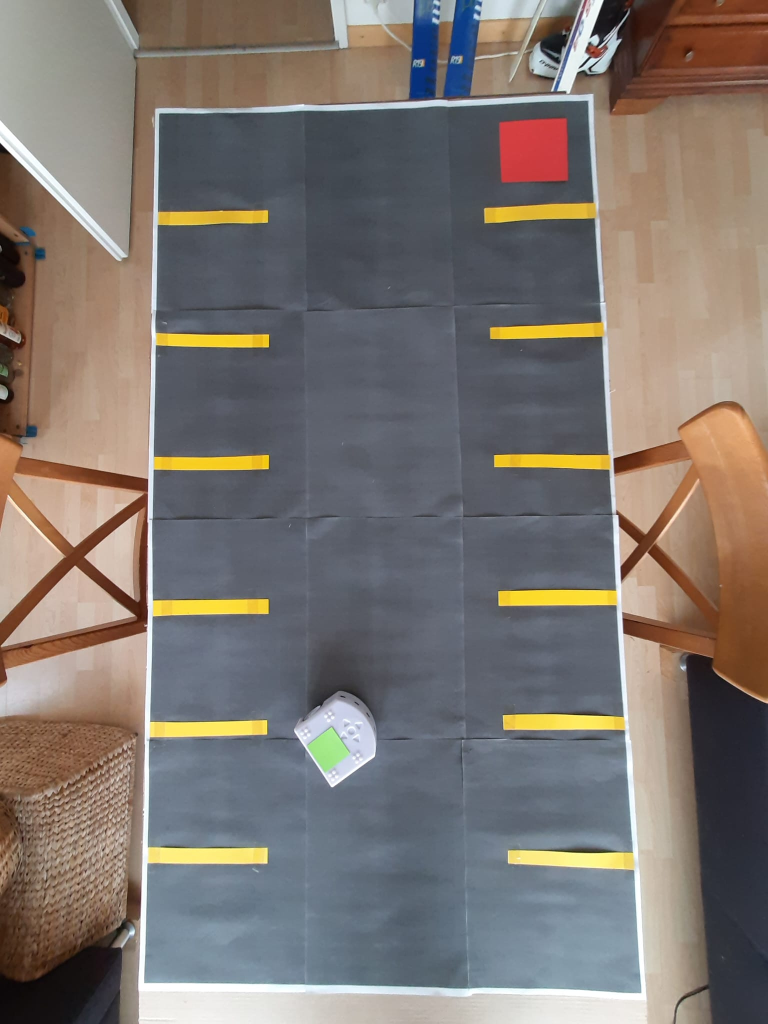
#> input picture autre/test.jpeg, 1536 x 2048 px, given in place of the camera (shown at 1/2 size)
$ python main.py
#> lines starting #> are read from the running program, lines starting #| are printed output that depends on the picture; after the words box and inside, x2 and y2 are one past the last pixel; in counts of white or black regions, pixels touching at a corner belong together
### parking_segmentation.py
from __future__ import print_function
import cv2 as cv
import argparse
import numpy as np

max_value = 255
max_value_H = 360//2
low_H = 0
low_S = 0
low_V = 0
high_H = max_value_H
high_S = max_value
high_V = max_value
kernel_size = 3

window_detection_name = 'Parking Detection'
low_H_name = 'Low H'
low_S_name = 'Low S'
low_V_name = 'Low V'
high_H_name = 'High H'
high_S_name = 'High S'
high_V_name = 'High V'

## [HSV settings for mask]
# [50 lines left out: functions on_low_H_thresh_trackbar, on_high_H_thresh_trackbar, on_low_S_thresh_trackbar, on_high_S_thresh_trackbar, on_low_V_thresh_trackbar, on_high_V_thresh_trackbar and 1 more, not called in this run]
## [kernel settings for mask]

## [rescale frame to speed up computation]
def rescale_frame(frame, scale_percent):
    width = int(frame.shape[1] * scale_percent / 100)
    height = int(frame.shape[0] * scale_percent / 100)
    dsize = (width, height)
    return cv.resize(frame, dsize)
## [rescale frame to speed up computation]

## [functions for homomorphy]
def order_points(pts):
    '''Rearrange coordinates to order:
      top-left, top-right, bottom-right, bottom-left'''
    rect = np.zeros((4, 2), dtype='float32')
    pts = np.array(pts)
    # Make sure contours array is 2d
    pts = np.squeeze(pts)
    s = pts.sum(axis=1)
    # Top-left point will have the smallest sum.
    rect[0] = pts[np.argmin(s)]
    # Bottom-right point will have the largest sum.
    rect[2] = pts[np.argmax(s)]

    diff = np.diff(pts, axis=1)
    # Top-right point will have the smallest difference.
    rect[1] = pts[np.argmin(diff)]
    # Bottom-left will have the largest difference.
    rect[3] = pts[np.argmax(diff)]
    # return the ordered coordinates
    return rect.astype('int')

def find_dest(pts):
    (tl, tr, br, bl) = pts
    # Finding the maximum width.
    widthA = np.sqrt(((br[0] - bl[0]) ** 2) + ((br[1] - bl[1]) ** 2))
    widthB = np.sqrt(((tr[0] - tl[0]) ** 2) + ((tr[1] - tl[1]) ** 2))
    maxWidth = max(int(widthA), int(widthB))

    # Finding the maximum height.
    heightA = np.sqrt(((tr[0] - br[0]) ** 2) + ((tr[1] - br[1]) ** 2))
    heightB = np.sqrt(((tl[0] - bl[0]) ** 2) + ((tl[1] - bl[1]) ** 2))
    maxHeight = max(int(heightA), int(heightB))
    # Final destination co-ordinates.
    destination_corners = [[0, 0], [maxWidth, 0], [maxWidth, maxHeight], [0, maxHeight]]

    return order_points(destination_corners)
## [functions for homomorphy]

def set_parking_limits(camera_device):
#> called with camera_device = 0
    global low_H, high_H, low_S, high_S, low_V, high_V, kernel_size

    ## [cap]
    cap = cv.VideoCapture(camera_device)
    ## [cap]

    ## [window]
    cv.namedWindow(window_detection_name)
    ## [window]

    ## [trackbar]
    cv.createTrackbar(low_H_name, window_detection_name , low_H, max_value_H, on_low_H_thresh_trackbar)
    cv.createTrackbar(high_H_name, window_detection_name , high_H, max_value_H, on_high_H_thresh_trackbar)
    cv.createTrackbar(low_S_name, window_detection_name , low_S, max_value, on_low_S_thresh_trackbar)
    cv.createTrackbar(high_S_name, window_detection_name , high_S, max_value, on_high_S_thresh_trackbar)
    cv.createTrackbar(low_V_name, window_detection_name , low_V, max_value, on_low_V_thresh_trackbar)
    cv.createTrackbar(high_V_name, window_detection_name , high_V, max_value, on_high_V_thresh_trackbar)
    cv.createTrackbar("Kernel Size", window_detection_name, kernel_size, 10, kernel_size_trackbar)
    ## [trackbar]

    while True:
        success, frame = cap.read()
#> frame is the input picture: shape (2048, 1536, 3); mean B, G, R 112, 117.1, 124.8
        if frame is None:
            break

        ## [rescaling]
        scale_percent = 50
        frame = rescale_frame(frame, scale_percent)
#> in rescale_frame, `return cv.resize(frame, dsize)`:
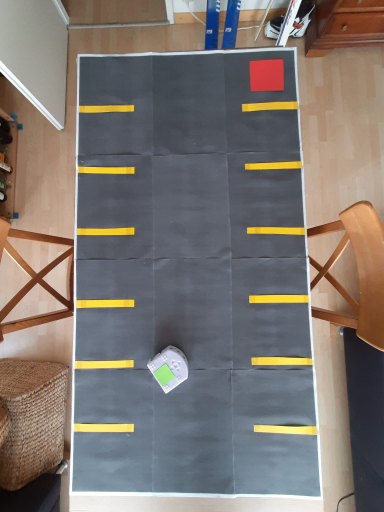
#> returned value: shape (1024, 768, 3) (shown at 1/2 size); mean of channels 0, 1, 2 112.1, 117.3, 124.9; drawn as B, G, R
        ## [rescaling]

        ## [HSV thresholding]
        frame_HSV = cv.cvtColor(frame, cv.COLOR_BGR2HSV)
#> frame_HSV: shape (1024, 768, 3); mean H, S, V 68.7, 61.8, 135.4
        frame_threshold = cv.inRange(frame_HSV, (low_H, low_S, low_V), (high_H, high_S, high_V))
#> frame_threshold: shape (1024, 768); every value is 255
        ## [HSV thresholding]

        ## [Mathematical morphology erosion]
        kernel = np.ones((kernel_size, kernel_size), np.uint8)
        mask = cv.erode(frame_threshold, kernel)
        ## [Mathematical morphology erosion]

        ## [Contours detection and homography]
        contours, _ = cv.findContours(mask, cv.RETR_TREE, cv.CHAIN_APPROX_SIMPLE)
#> contours = [[[0, 0], [0, 1023], [767, 1023], [767, 0]]]
        cnt = max(contours, key=cv.contourArea)
#> cnt = [[0, 0], [0, 1023], [767, 1023], [767, 0]]
        x, y, w, h = cv.boundingRect(cnt)
#> x = 0; y = 0; w = 768; h = 1024
        cv.rectangle(frame,(x, y),(x + w, y + h),(0, 255, 0), 2)
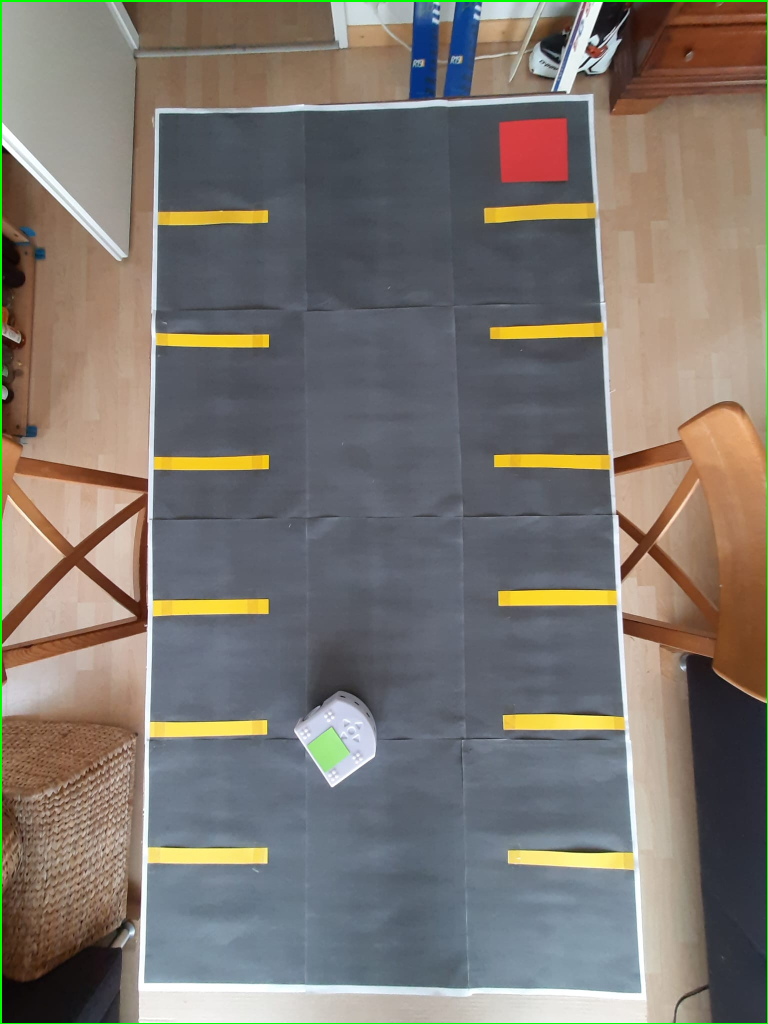
#> frame: shape (1024, 768, 3); 0.68% of pixels changed, all inside (x1, y1, x2, y2) = (0, 0, 768, 1024)

        corners = order_points(cnt)
#> in order_points, `pts = np.array(pts)`: pts = [[0, 0], [0, 1023], [767, 1023], [767, 0]]
#> in order_points, `s = pts.sum(axis=1)`: s = [0, 1023, 1790, 767]
#> in order_points, `diff = np.diff(pts, axis=1)`: diff = [0, 1023, 256, -767]
#> corners = [[0, 0], [767, 0], [767, 1023], [0, 1023]]
        destination_corners = find_dest(corners)
#> in find_dest, `(tl, tr, br, bl) = pts`: tl = [0, 0]; tr = [767, 0]; br = [767, 1023]; bl = [0, 1023]
#> in find_dest, `widthA = np.sqrt(((br[0] - bl[0]) ** 2) + ((br[1] - bl[1]) ** 2))`: widthA = 767
#> in find_dest, `heightA = np.sqrt(((tr[0] - br[0]) ** 2) + ((tr[1] - br[1]) ** 2))`: heightA = 1023
#> in find_dest, `destination_corners = [[0, 0], [maxWidth, 0], [maxWidth, maxHeight], [..`: destination_corners = [[0, 0], [767, 0], [767, 1023], [0, 1023]]
#> destination_corners = [[0, 0], [767, 0], [767, 1023], [0, 1023]]
        ## [Contours detection and homography]

        ## [show]
        concat = np.concatenate((frame, cv.cvtColor(frame_threshold, cv.COLOR_GRAY2BGR), cv.cvtColor(mask, cv.COLOR_GRAY2BGR)), axis=0)
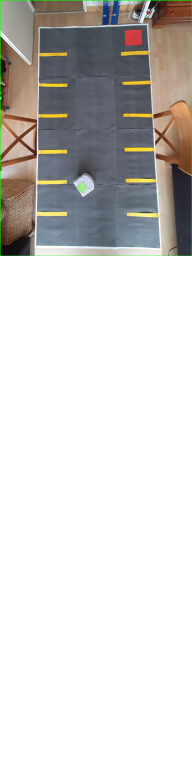
#> concat: shape (3072, 768, 3) (shown at 1/4 size); mean B, G, R 207.1, 209.4, 211.3
        cv.imshow(window_detection_name, concat)
        ## [show]

        key = cv.waitKey(30)
#> (key q is pressed here)
        if key == ord('q') or key == 27:
            break

    cv.destroyWindow(window_detection_name)
    return corners, destination_corners

# [5 lines that do not run on import are left out]

### color_segmentation.py
from __future__ import print_function
import cv2 as cv
import argparse
import numpy as np
from constants import *

max_value = 255
max_value_H = 360//2
low_H = 0
low_S = 0
low_V = 0
high_H = max_value_H
high_S = max_value
high_V = max_value
kernel_size = 3
opening = 1  # boolean value to perform opening or closing

window_detection_name = 'Color Detection: '

low_H_name = 'Low H'
low_S_name = 'Low S'
low_V_name = 'Low V'
high_H_name = 'High H'
high_S_name = 'High S'
high_V_name = 'High V'

color_dict_HSV = {'yellow': [[25, 50, 70], [35, 255, 255]],
                'red': [[159, 50, 70], [180, 255, 255]],
                #'red': [[0, 50, 70], [9, 255, 255]],
                'green': [[36, 50, 70], [89, 255, 255]],
                'blue': [[90, 50, 70], [128, 255, 255]]}

## [HSV settings for color]
# [59 lines left out: functions on_low_H_thresh_trackbar, on_high_H_thresh_trackbar, on_low_S_thresh_trackbar, on_high_S_thresh_trackbar, on_low_V_thresh_trackbar, on_high_V_thresh_trackbar and 2 more, not called in this run]
## [morphology settings for color]

## [rescale frame to speed up computation]
def rescale_frame(frame, scale_percent):
    width = int(frame.shape[1] * scale_percent / 100)
    height = int(frame.shape[0] * scale_percent / 100)
    dsize = (width, height)
    return cv.resize(frame, dsize)
## [rescale frame to speed up computation]

def get_color_mask(camera_device, corners, destination_corners, real_size=(1600, 820), HSV_preset=color_dict_HSV, kernel_preset=None, opening_preset=None):
    global low_H, high_H, low_S, high_S, low_V, high_V
    global kernel_size, opening

    color_masks = dict()
    refined_color_dict_HSV = dict()
    refined_kernel = dict()
    refined_opening = dict()

    for color in HSV_preset:
        ## [cap]
        cap = cv.VideoCapture(camera_device)
        ## [cap]

        ## [window]
        cv.namedWindow(window_detection_name + color)
        ## [window]

        ##[preset trackbar]
        low_H, low_S, low_V = HSV_preset[color][0]
        high_H, high_S, high_V = HSV_preset[color][1]
        if kernel_preset is not None:
            kernel_size = kernel_preset[color]
        if opening_preset is not None:
            opening = opening_preset[color]
        ##[preset trackbar]

        ## [trackbar]
        cv.createTrackbar(low_H_name, window_detection_name + color , HSV_preset[color][0][0], max_value_H, on_low_H_thresh_trackbar)
        cv.createTrackbar(high_H_name, window_detection_name + color , HSV_preset[color][1][0], max_value_H, on_high_H_thresh_trackbar)
        cv.createTrackbar(low_S_name, window_detection_name + color , HSV_preset[color][0][1], max_value, on_low_S_thresh_trackbar)
        cv.createTrackbar(high_S_name, window_detection_name + color , HSV_preset[color][1][1], max_value,on_high_S_thresh_trackbar)
        cv.createTrackbar(low_V_name, window_detection_name + color , HSV_preset[color][0][2], max_value, on_low_V_thresh_trackbar)
        cv.createTrackbar(high_V_name, window_detection_name + color , HSV_preset[color][1][2], max_value, on_high_V_thresh_trackbar)
        cv.createTrackbar("Kernel Size", window_detection_name + color, kernel_size, 10, kernel_size_trackbar)
        cv.createTrackbar("Opening boolean", window_detection_name + color, opening, 1, morphology_type_trackbar)
        ## [trackbar]

        while True:
            _, frame = cap.read()
            if frame is None:
                break

            ## [rescaling and homomorphy]
            scale_percent = 50
            frame = rescale_frame(frame, scale_percent)
            M = cv.getPerspectiveTransform(np.float32(corners), np.float32(destination_corners))
            cropped_frame = cv.warpPerspective(frame, M, (destination_corners[2][0], destination_corners[2][1]), flags=cv.INTER_LINEAR)
            ## [rescaling and homomorphy]

            ## [HSV thresholding]
            cropped_frame_HSV = cv.cvtColor(cropped_frame, cv.COLOR_BGR2HSV)
            color_mask = cv.inRange(cropped_frame_HSV, (low_H, low_S, low_V), (high_H, high_S, high_V))
            refined_color_dict_HSV[color] = [[low_H, low_S, low_V], [high_H, high_S, high_V]]
            ## [HSV thresholding]

            ## [Mathematical morphology]
            kernel = np.ones((kernel_size, kernel_size), np.uint8)
            if opening:
                color_mask = cv.erode(color_mask, kernel)
                color_mask = cv.dilate(color_mask, kernel)
            else:
                color_mask = cv.dilate(color_mask, kernel)
                color_mask = cv.erode(color_mask, kernel)

            ## [Enlarge obstacles]
            h, l = cropped_frame.shape[:2]
            L, H = real_size
            inflate_mm = 45  # thymio length is 110 mm
            inflate_pixel = (int((2 * INFLATE_WIDTH + 1) * l/L), int((2 * INFLATE_LENGTH + 1) * h/H))
            if color == "yellow":
                color_mask = cv.dilate(color_mask, np.ones(inflate_pixel, np.uint8))
            ## [Enlarge obstacles]

            color_masks[color] = color_mask
            refined_kernel[color] = kernel_size
            refined_opening[color] = opening
            ## [Mathematical morphology]

            ## [Color final mask]
            segmentation = np.zeros_like(cropped_frame)
            for c in color_masks:
                if c == "yellow":
                    segmentation[color_masks[c] > 0] = np.array([0, 255, 255])
                if c == "red":
                    segmentation[color_masks[c] > 0] = np.array([0, 0, 255])
                if c == "green":
                    segmentation[color_masks[c] > 0] = np.array([0, 255, 0])
                if c == "blue":
                    segmentation[color_masks[c] > 0] = np.array([255, 0, 0])
            ## [Color final mask]

            ## [show]
            concat = np.concatenate((cropped_frame, cv.cvtColor(color_mask, cv.COLOR_GRAY2BGR), segmentation), axis=0)
            cv.imshow(window_detection_name + color, concat)
            ## [show]

            key = cv.waitKey(30)
            if key == ord('q') or key == 27:
                break

        cv.destroyWindow(window_detection_name + color)
        segmentation = cv.resize(segmentation, real_size)
    return  segmentation, refined_color_dict_HSV, refined_kernel, refined_opening

# [7 lines that do not run on import are left out]


### color_centroids.py
from __future__ import print_function
import cv2 as cv
import argparse
import numpy as np

## [rescale frame to speed up computation]
def rescale_frame(frame, scale_percent=20):
    width = int(frame.shape[1] * scale_percent / 100)
    height = int(frame.shape[0] * scale_percent / 100)
    dsize = (width, height)
    return cv.resize(frame, dsize)
## [rescale frame to speed up computation]

## [convert indices to mm]
def indices_to_mm(real_size, cropped_frame, centroid, reverse=False):
    L, H = real_size
    h, l = cropped_frame.shape[:2]
    x, y = centroid
    if reverse:
        return (int(h*x/H), int(l*y/L))
    return (int(H*x/h), int(L*y/l))
## [convert indices to mm]

def get_centroids(camera_device, corners, destination_corners, HSV_preset, kernel_preset, opening_preset, prev_centroids=None, real_size=(1600, 820), real_time=False):
    color_masks = dict()
    window_name = "Thymio Localization"

     ## [cap]
    cap = cv.VideoCapture(camera_device)
    ## [cap]

    ## [window]
    if real_time:
        cv.namedWindow(window_name)
    ## [window]

    loaded_prev = False

    while True:
        _, frame = cap.read()

        ## [rescaling and homomorphy]
        scale_percent = 50
        frame = rescale_frame(frame, scale_percent)
        M = cv.getPerspectiveTransform(np.float32(corners), np.float32(destination_corners))
        cropped_frame = cv.warpPerspective(frame, M, (destination_corners[2][0], destination_corners[2][1]), flags=cv.INTER_LINEAR)
        ## [rescaling and homomorphy]

        cropped_frame_HSV = cv.cvtColor(cropped_frame, cv.COLOR_BGR2HSV)

        for color in HSV_preset:

            ## [HSV thresholding]
            color_mask = cv.inRange(cropped_frame_HSV, np.array(HSV_preset[color][0]), np.array(HSV_preset[color][1]))
            ## [HSV thresholding]

            ## [Mathematical morphology]
            kernel = np.ones((kernel_preset[color], kernel_preset[color]), np.uint8)
            if opening_preset[color]:
                color_mask = cv.erode(color_mask, kernel)
                color_mask = cv.dilate(color_mask, kernel)
            else:
                color_mask = cv.dilate(color_mask, kernel)
                color_mask = cv.erode(color_mask, kernel)
            color_masks[color] = color_mask
            ## [Mathematical morphology]

        ## [Use previous centroids to initialize only once]
        if not loaded_prev:
            if prev_centroids is None:
                x_goal_prev, y_goal_prev = 0, 0
                x_thymio_prev, y_thymio_prev = 0, 0
                x_green, y_green = 0, 0
                x_blue, y_blue = 0, 0
            else:
                x_goal_prev, y_goal_prev = indices_to_mm(real_size, cropped_frame, prev_centroids['goal'], reverse=True)
                x_thymio_prev, y_thymio_prev = indices_to_mm(real_size, cropped_frame, prev_centroids['thymio'], reverse=True)
                x_green, y_green = indices_to_mm(real_size, cropped_frame, prev_centroids['green'], reverse=True)
                x_blue, y_blue = indices_to_mm(real_size, cropped_frame, prev_centroids['blue'], reverse=True)
            loaded_prev = True
        ## [Use previous centroids to initialize only once]

        ## [Compute centroids]
        if np.argwhere(color_masks['red'] == 255).sum() == 0:
            y_goal, x_goal = y_goal_prev, x_goal_prev
        else:
            y_goal, x_goal = np.argwhere(color_masks['red'] == 255).mean(axis=0).astype(int)
        if (np.argwhere(color_masks['green'] == 255).sum() == 0) or (np.argwhere(color_masks['blue'] == 255).sum() == 0):
            y_thymio, x_thymio = y_thymio_prev, x_thymio_prev
        else:
            y_green, x_green = np.argwhere(color_masks['green'] == 255).mean(axis=0).astype(int)
            y_blue, x_blue = np.argwhere(color_masks['blue'] == 255).mean(axis=0).astype(int)
            y_thymio, x_thymio = int((y_green + y_blue)/2), int((x_green + x_blue)/2)

        arrow_len = np.sqrt((x_green - x_blue)**2 + (y_green - y_blue)**2)

        y_goal_prev, x_goal_prev = y_goal, x_goal
        y_thymio_prev, x_thymio_prev = y_thymio, x_thymio
        theta_thymio = np.arctan2(y_green - y_blue, x_green - x_blue) + np.pi/2
        x_arrow = int(x_thymio + np.cos(theta_thymio) * arrow_len)
        y_arrow = int(y_thymio + np.sin(theta_thymio) * arrow_len)
        ## [Compute centroids]

        cv.circle(cropped_frame, (x_goal, y_goal), 2, (0, 0, 255), -1)
        cv.circle(cropped_frame, (x_thymio, y_thymio), 2, (255, 255, 255), -1)
        cv.arrowedLine(cropped_frame, (x_thymio, y_thymio), ((x_arrow , y_arrow)), (255, 255, 255), 2)

        ## [convert indices to mm]
        x_goal, y_goal = indices_to_mm(real_size, cropped_frame, (x_goal, y_goal))
        x_thymio, y_thymio = indices_to_mm(real_size, cropped_frame, (x_thymio, y_thymio))
        x_green, y_green = indices_to_mm(real_size, cropped_frame, (x_green, y_green))
        x_blue, y_blue = indices_to_mm(real_size, cropped_frame, (x_blue, y_blue))
        ## [convert indices to mm]

        centroids = {'goal' : (x_goal, y_goal), 'thymio': (x_thymio, y_thymio), 'green': (x_green, y_green), 'blue': (x_blue, y_blue)}

        ## [show]
        if real_time:
            cv.imshow(window_name, cropped_frame)
        ## [show]

        key = cv.waitKey(30)
        if key == ord('q') or key == 27 or not real_time:
            break

    if real_time:
        cv.destroyWindow(window_name)
    return  centroids, theta_thymio, cropped_frame

# [11 lines that do not run on import are left out]

### autre/image_processing/main.py
from __future__ import print_function
import cv2 as cv
import argparse
import numpy as np
from parking_segmentation import *
from color_segmentation import *
from color_centroids import *

if __name__ == '__main__':
    parser = argparse.ArgumentParser(description='Code for Thresholding Operations using inRange.')
    parser.add_argument('--camera', help='Camera device number.', default=0, type=int)
    args = parser.parse_args()

    ##[Parking segmentation]
    corners, destination_corners = set_parking_limits(args.camera)
#> corners = [[0, 0], [767, 0], [767, 1023], [0, 1023]]; destination_corners = [[0, 0], [767, 0], [767, 1023], [0, 1023]]
    ##[Parking segmentation]

    ##[Color segmentation]
    segmentation, refined_color_dict_HSV, kernels, openings = get_color_mask(args.camera, corners, destination_corners, real_size=(1600, 820))
#> in get_color_mask, `low_H, low_S, low_V = HSV_preset[color][0]`: low_H = 25; low_S = 50; low_V = 70
#> in get_color_mask, `high_H, high_S, high_V = HSV_preset[color][1]`: high_H = 35; high_S = 255
#> in get_color_mask, `M = cv.getPerspectiveTransform(np.float32(corners), np.float32(destina..`: M = [[1, 0, 0], [0, 1, 0], [0, 0, 1]]
#> in get_color_mask, `color_mask = cv.inRange(cropped_frame_HSV, (low_H, low_S, low_V), (hig..`:
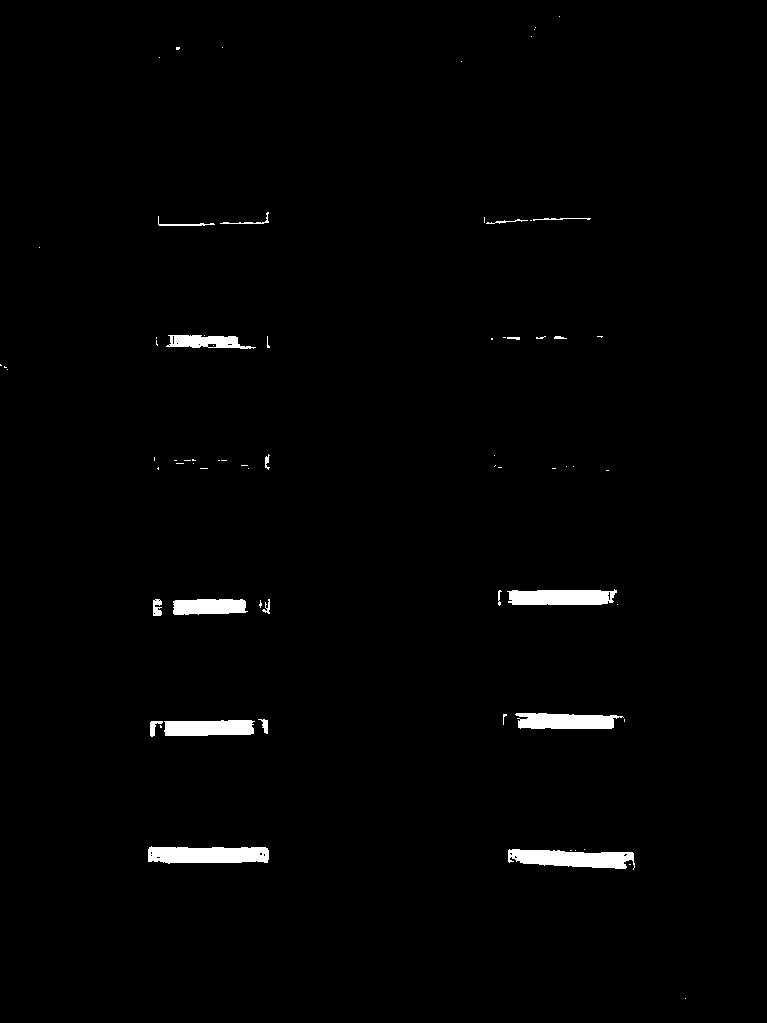
#> color_mask: shape (1023, 767); 1.4% white; 71 white regions (52 under 20 px), largest, box (x1, y1, x2, y2) and area: (148, 846, 269, 864) 1829, (508, 849, 635, 870) 1796, (507, 589, 617, 605) 1511
#> (the rest of the program and of its run is left out)
